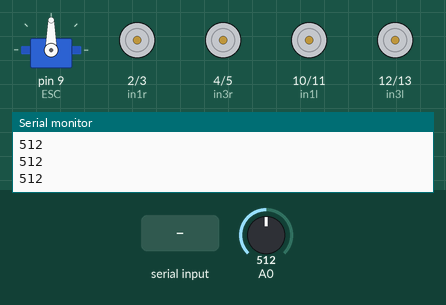
This sketch was run on a simulated Arduino Uno, built with avr-gcc and run on an emulated ATmega328P. Parts: servo, motor-driver pin pairs drawn as motors (green arrow = first pin HIGH = forward, orange = second pin HIGH = backward, longer = more drive), the last lines printed to the serial monitor. The inputs (shaded band) are chosen by the test bench; at power-on: A0 = 512.

Above: at 1.2 s.
1.3 s: "F" received over Serial
At 2.3 s:
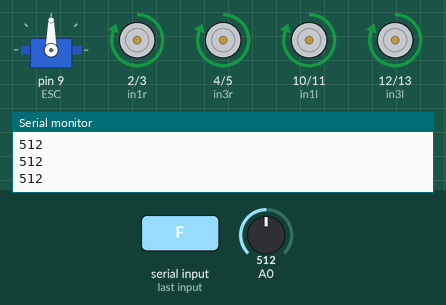
2.8 s: A0 set to 716
At 3.4 s:
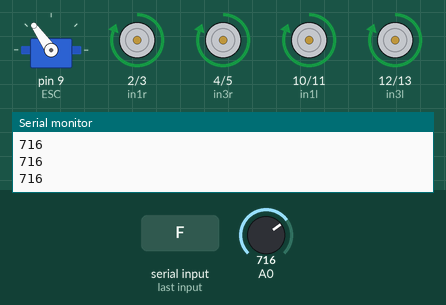
4.3 s: "B" received over Serial
At 5.5 s:
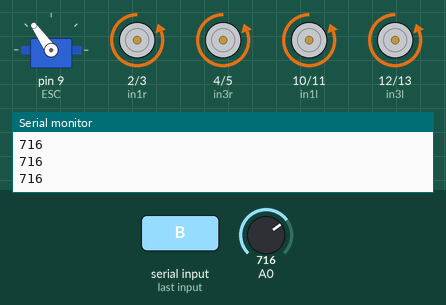
5.8 s: "r" received over Serial
At 6.9 s:
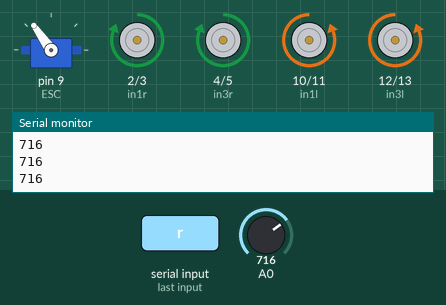
7.3 s: "l" received over Serial
At 8.1 s:
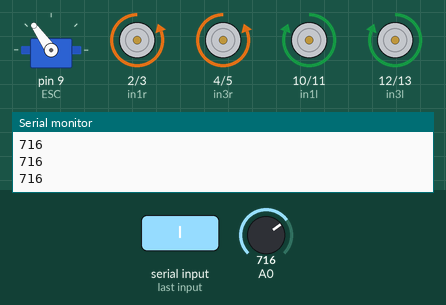
8.8 s: A0 set to 900
At 9.1 s:
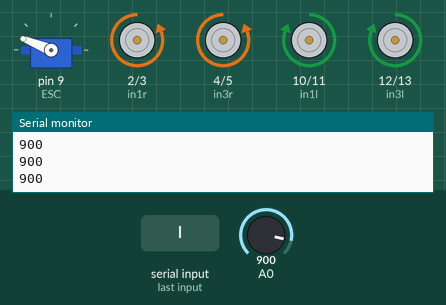
Timing chart, 0 to 11.3 s (numbered marks = the images above; inputs shaded):
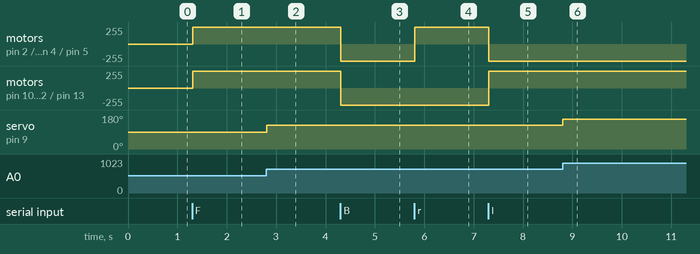

Measured:
- after the input at 1.3 s, motor on pin 2 (in1r) / pin 3 (in2r), motor on pin 4 (in3r) / pin 5 (in4r), motor on pin 10 (in1l) / pin 11 (in2l), motor on pin 12 (in3l) / pin 13 (in4l): stopped → forward 255/255 at once
- after the input at 2.8 s, servo on pin 9 (ESC): 90° → 125° at once
- after the input at 4.3 s, motor on pin 2 (in1r) / pin 3 (in2r), motor on pin 4 (in3r) / pin 5 (in4r), motor on pin 10 (in1l) / pin 11 (in2l), motor on pin 12 (in3l) / pin 13 (in4l): forward 255/255 → backward 255/255 at once
- after the input at 5.8 s, motor on pin 2 (in1r) / pin 3 (in2r), motor on pin 4 (in3r) / pin 5 (in4r): backward 255/255 → forward 255/255 at once
- after the input at 7.3 s, motor on pin 2 (in1r) / pin 3 (in2r), motor on pin 4 (in3r) / pin 5 (in4r): forward 255/255 → backward 255/255 at once; motor on pin 10 (in1l) / pin 11 (in2l), motor on pin 12 (in3l) / pin 13 (in4l): backward 255/255 → forward 255/255 at once
- after the input at 8.8 s, servo on pin 9 (ESC): 125° → 158° at once

The sketch:

Glass_Cleaner.ino
```cpp
#include <Servo.h>
Servo ESC;

int potval;
int in1r=2, in2r=3, in3r=4, in4r=5;   //right
int in1l=10, in2l=11, in3l=12, in4l=13;   //left
char t;

void setup()
{
  ESC.attach(9,2000,8000);
  Serial.begin(9600);
  pinMode(in1r, OUTPUT);
  pinMode(in2r, OUTPUT);
  pinMode(in3r, OUTPUT);
  pinMode(in4r, OUTPUT);
  pinMode(in1l, OUTPUT);
  pinMode(in2l, OUTPUT);
  pinMode(in3l, OUTPUT);
  pinMode(in4l, OUTPUT);
}

void loop()
{
  potval = analogRead(A0);
  Serial.println(potval);
  potval = map(potval,0,1023,0,180);
  ESC.write(potval);
  if(Serial.available())
  {
    t = Serial.read();
    Serial.println(t);
  }
  if(t=='F'||t=='f')
  {
      digitalWrite(in1r, HIGH);
      digitalWrite(in2r, LOW);
      digitalWrite(in3r, HIGH);
      digitalWrite(in4r, LOW);
      digitalWrite(in1l, HIGH);
      digitalWrite(in2l, LOW);
      digitalWrite(in3l, HIGH);
      digitalWrite(in4l, LOW);
  }
  if(t=='B'||t=='b')
  {
    digitalWrite(in1r, LOW);
    digitalWrite(in2r, HIGH);
    digitalWrite(in3r, LOW);
    digitalWrite(in4r, HIGH);
    digitalWrite(in1l, LOW);
    digitalWrite(in2l, HIGH);
    digitalWrite(in3l, LOW);
    digitalWrite(in4l, HIGH);
  }
  if(t=='r'||t=='R')
  {
    digitalWrite(in1r, HIGH);
    digitalWrite(in2r, LOW);
    digitalWrite(in3r, HIGH);
    digitalWrite(in4r, LOW);
    digitalWrite(in1l, LOW);
    digitalWrite(in2l, HIGH);
    digitalWrite(in3l, LOW);
    digitalWrite(in4l, HIGH);
  }
  if(t=='l'||t=='L')
  {
    digitalWrite(in1r, LOW);
    digitalWrite(in2r, HIGH);
    digitalWrite(in3r, LOW);
    digitalWrite(in4r, HIGH);
    digitalWrite(in1l, HIGH);
    digitalWrite(in2l, LOW);
    digitalWrite(in3l, HIGH);
    digitalWrite(in4l, LOW);
  }
  if(t=='s'||t=='S')
  {
    digitalWrite(in1r, LOW);
    digitalWrite(in2r, LOW);
    digitalWrite(in3r, LOW);
    digitalWrite(in4r, LOW);
    digitalWrite(in1l, LOW);
    digitalWrite(in2l, LOW);
    digitalWrite(in3l, LOW);
    digitalWrite(in4l, LOW);
  }
}
```
